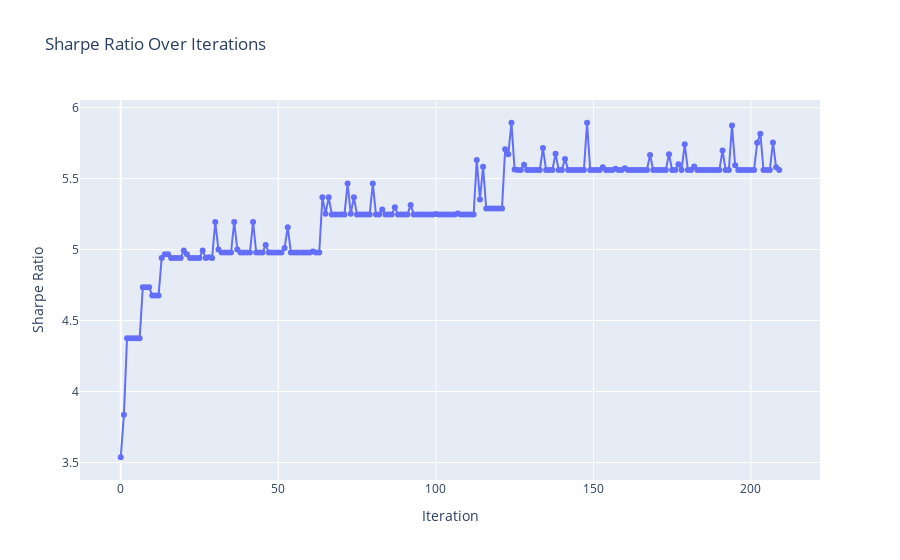

Notebook code cell kept with this figure:
### Code cell
sharpe_ratios = [portfolio['sharpe'] for portfolio in total_portfolios]

fig = go.Figure(data=go.Scatter(x=list(range(len(sharpe_ratios))), y=sharpe_ratios, mode='lines+markers'))
fig.update_layout(title='Sharpe Ratio Over Iterations',
                  xaxis_title='Iteration',
                  yaxis_title='Sharpe Ratio',
                  )
fig.show()

### Figure 1 — Plotly figure (JSON) as saved in the notebook; plotly's stock layout.template omitted (floating-point values rounded to 4 significant figures; data arrays with more than 128 entries replaced by an {"elided": "..."} marker saying what was removed)
{"data": [{"mode": "lines+markers", "type": "scatter", "x": {"elided": "210 int values"}, "y": {"elided": "210 float values"}}], "layout": {"title": {"text": "Sharpe Ratio Over Iterations"}, "xaxis": {"title": {"text": "Iteration"}}, "yaxis": {"title": {"text": "Sharpe Ratio"}}}}
